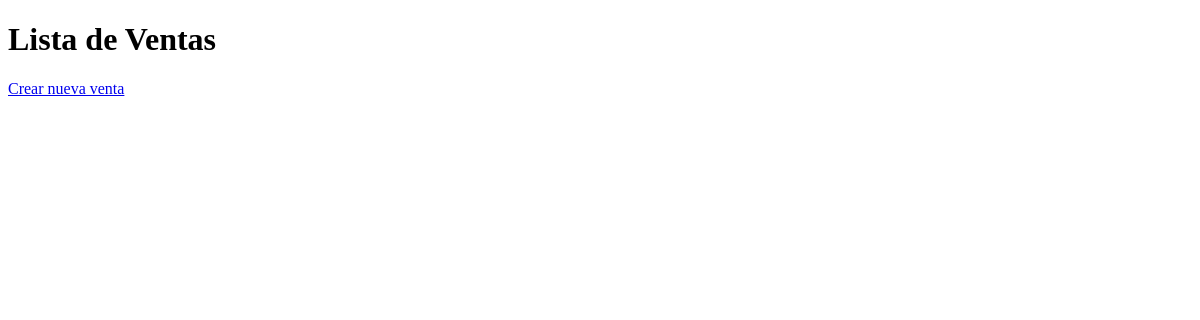
Before: /ventas/lista/ with the older database file.
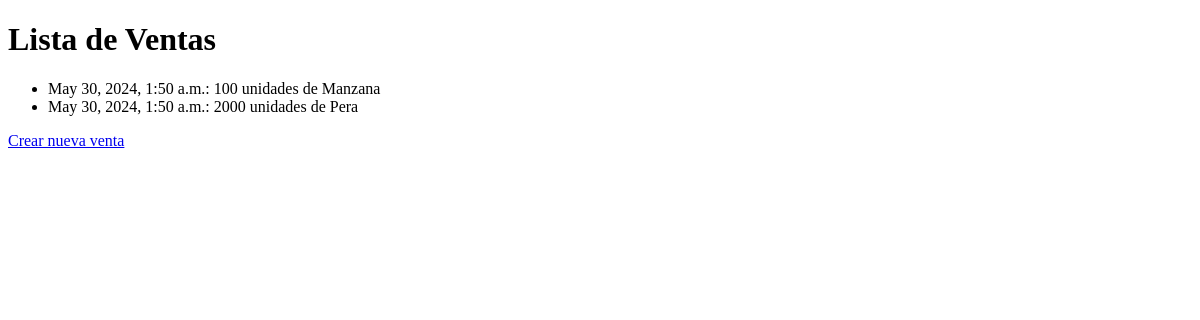
After: the same page with the newer database file.
### tienda/models.py (models this page shows, shortened)
class Venta(models.Model):
    producto = models.ForeignKey(Producto, on_delete=models.CASCADE)
    cantidad = models.PositiveIntegerField()
    fecha = models.DateTimeField(auto_now_add=True)

class Producto(models.Model):
    codigo = models.CharField(max_length=100, unique=True)
    nombre = models.CharField(max_length=200)
    descripcion = models.TextField()
    precio = models.DecimalField(max_digits=10, decimal_places=2)

### tienda/views.py (the view)
# urls.py: path('lista/', views.lista_ventas, name='lista_ventas')
def lista_ventas(request):
    ventas = Venta.objects.all()
    return render(request, 'tienda/lista_ventas.html', {'ventas': ventas})

### tienda/templates/tienda/lista_ventas.html (shortened to what this page needs)
<!DOCTYPE html>
<html>
<head>
</head>
<body>
	<h1>Lista de Ventas</h1>
	<ul>
    	{% for venta in ventas %}
        	<li>{{ venta.fecha }}: {{ venta.cantidad }} unidades de {{ venta.producto.nombre }}</li>
    	{% endfor %}
	</ul>
	<a href="{% url 'crear_venta' %}">Crear nueva venta</a>
</body>
</html>

Changed rows visible on the page:
added Venta: fecha "May 30, 2024, 1:50 a.m.", cantidad "100", producto.nombre "Manzana"
added Venta: fecha "May 30, 2024, 1:50 a.m.", cantidad "2000", producto.nombre "Pera"
